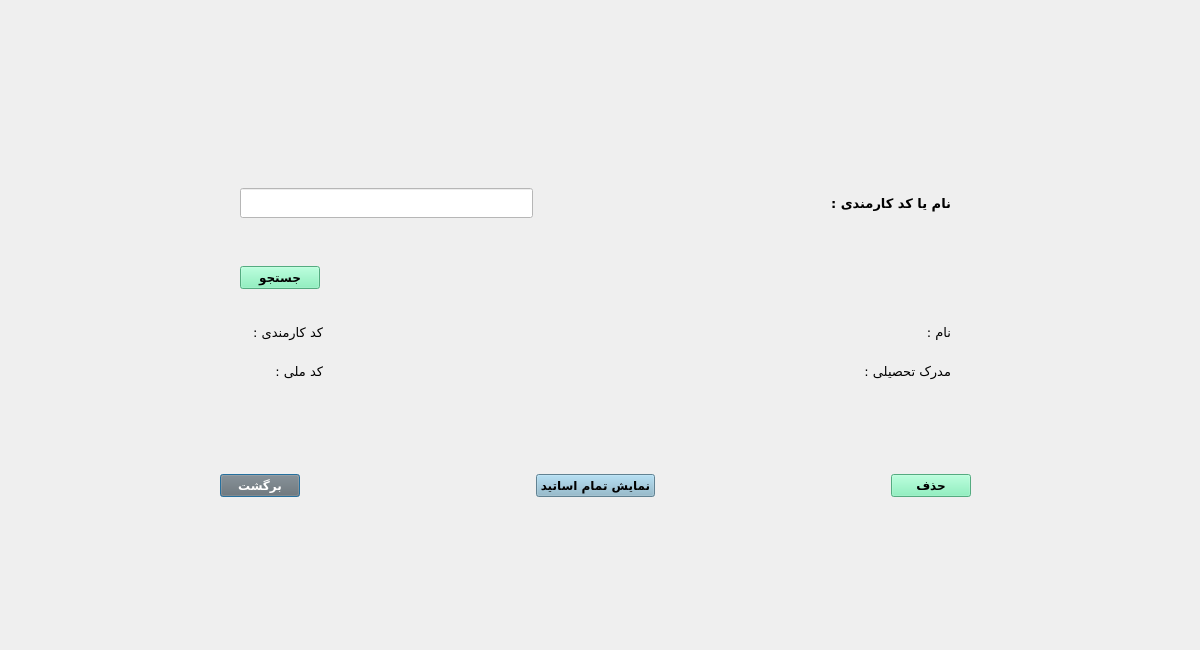
<?xml version="1.0" encoding="UTF-8"?>
<ui version="4.0">
 <class>RemoveTeacherDialog</class>
 <widget class="QDialog" name="RemoveTeacherDialog">
  <property name="geometry">
   <rect>
    <x>0</x>
    <y>0</y>
    <width>1200</width>
    <height>650</height>
   </rect>
  </property>
  <property name="windowTitle">
   <string>حذف استاد</string>
  </property>
  <widget class="QWidget" name="layoutWidget">
   <property name="geometry">
    <rect>
     <x>220</x>
     <y>450</y>
     <width>751</width>
     <height>71</height>
    </rect>
   </property>
   <layout class="QHBoxLayout" name="horizontalLayout">
    <item>
     <widget class="QPushButton" name="pushButton_back">
      <property name="font">
       <font>
        <family>B Nazanin</family>
        <pointsize>9</pointsize>
        <weight>75</weight>
        <bold>true</bold>
       </font>
      </property>
      <property name="styleSheet">
       <string notr="true">background-color: rgb(111, 111, 111);
color:white;</string>
      </property>
      <property name="text">
       <string>برگشت</string>
      </property>
     </widget>
    </item>
    <item>
     <spacer name="horizontalSpacer_2">
      <property name="orientation">
       <enum>Qt::Horizontal</enum>
      </property>
      <property name="sizeHint" stdset="0">
       <size>
        <width>40</width>
        <height>20</height>
       </size>
      </property>
     </spacer>
    </item>
    <item>
     <widget class="QPushButton" name="pushButton_showTeacher">
      <property name="font">
       <font>
        <family>B Nazanin</family>
        <pointsize>9</pointsize>
        <weight>75</weight>
        <bold>true</bold>
       </font>
      </property>
      <property name="styleSheet">
       <string notr="true">background-color: rgb(136, 182, 204)</string>
      </property>
      <property name="text">
       <string>نمایش تمام اساتید</string>
      </property>
     </widget>
    </item>
    <item>
     <spacer name="horizontalSpacer_3">
      <property name="orientation">
       <enum>Qt::Horizontal</enum>
      </property>
      <property name="sizeHint" stdset="0">
       <size>
        <width>40</width>
        <height>20</height>
       </size>
      </property>
     </spacer>
    </item>
    <item>
     <widget class="QPushButton" name="pushButton_remove">
      <property name="font">
       <font>
        <family>B Nazanin</family>
        <pointsize>9</pointsize>
        <weight>75</weight>
        <bold>true</bold>
       </font>
      </property>
      <property name="styleSheet">
       <string notr="true">background-color: rgb(118, 240, 179);</string>
      </property>
      <property name="text">
       <string>حذف</string>
      </property>
     </widget>
    </item>
   </layout>
  </widget>
  <widget class="QWidget" name="layoutWidget_2">
   <property name="geometry">
    <rect>
     <x>240</x>
     <y>167</y>
     <width>711</width>
     <height>221</height>
    </rect>
   </property>
   <layout class="QVBoxLayout" name="verticalLayout_6">
    <item>
     <layout class="QHBoxLayout" name="horizontalLayout_2">
      <item>
       <widget class="QLineEdit" name="lineEdit_teachCode">
        <property name="minimumSize">
         <size>
          <width>0</width>
          <height>30</height>
         </size>
        </property>
        <property name="font">
         <font>
          <pointsize>9</pointsize>
         </font>
        </property>
        <property name="styleSheet">
         <string notr="true">background-color: white;</string>
        </property>
       </widget>
      </item>
      <item>
       <spacer name="horizontalSpacer">
        <property name="orientation">
         <enum>Qt::Horizontal</enum>
        </property>
        <property name="sizeHint" stdset="0">
         <size>
          <width>40</width>
          <height>20</height>
         </size>
        </property>
       </spacer>
      </item>
      <item>
       <widget class="QLabel" name="label">
        <property name="font">
         <font>
          <family>B Titr</family>
          <pointsize>10</pointsize>
          <weight>75</weight>
          <bold>true</bold>
         </font>
        </property>
        <property name="text">
         <string>نام یا کد کارمندی :</string>
        </property>
       </widget>
      </item>
     </layout>
    </item>
    <item>
     <spacer name="horizontalSpacer_8">
      <property name="orientation">
       <enum>Qt::Horizontal</enum>
      </property>
      <property name="sizeHint" stdset="0">
       <size>
        <width>40</width>
        <height>20</height>
       </size>
      </property>
     </spacer>
    </item>
    <item>
     <layout class="QHBoxLayout" name="horizontalLayout_4">
      <item>
       <widget class="QPushButton" name="pushButton_search">
        <property name="font">
         <font>
          <family>B Nazanin</family>
          <pointsize>9</pointsize>
          <weight>75</weight>
          <bold>true</bold>
         </font>
        </property>
        <property name="styleSheet">
         <string notr="true">background-color: rgb(118, 240, 179)</string>
        </property>
        <property name="text">
         <string>جستجو</string>
        </property>
       </widget>
      </item>
      <item>
       <spacer name="horizontalSpacer_7">
        <property name="orientation">
         <enum>Qt::Horizontal</enum>
        </property>
        <property name="sizeHint" stdset="0">
         <size>
          <width>40</width>
          <height>20</height>
         </size>
        </property>
       </spacer>
      </item>
     </layout>
    </item>
    <item>
     <spacer name="horizontalSpacer_6">
      <property name="orientation">
       <enum>Qt::Horizontal</enum>
      </property>
      <property name="sizeHint" stdset="0">
       <size>
        <width>308</width>
        <height>20</height>
       </size>
      </property>
     </spacer>
    </item>
    <item>
     <layout class="QHBoxLayout" name="horizontalLayout_3">
      <item>
       <layout class="QVBoxLayout" name="verticalLayout_5">
        <item>
         <widget class="QLabel" name="label_teachCode">
          <property name="font">
           <font>
            <pointsize>9</pointsize>
           </font>
          </property>
          <property name="text">
           <string/>
          </property>
         </widget>
        </item>
        <item>
         <widget class="QLabel" name="label_nationalCode">
          <property name="font">
           <font>
            <pointsize>9</pointsize>
           </font>
          </property>
          <property name="text">
           <string/>
          </property>
         </widget>
        </item>
       </layout>
      </item>
      <item>
       <layout class="QVBoxLayout" name="verticalLayout">
        <item>
         <widget class="QLabel" name="label_8">
          <property name="font">
           <font>
            <family>B Koodak</family>
            <pointsize>10</pointsize>
            <weight>50</weight>
            <bold>false</bold>
           </font>
          </property>
          <property name="text">
           <string>کد کارمندی :</string>
          </property>
         </widget>
        </item>
        <item>
         <widget class="QLabel" name="label_6">
          <property name="font">
           <font>
            <family>B Koodak</family>
            <pointsize>10</pointsize>
            <weight>50</weight>
            <bold>false</bold>
           </font>
          </property>
          <property name="text">
           <string>کد ملی :</string>
          </property>
         </widget>
        </item>
       </layout>
      </item>
      <item>
       <layout class="QVBoxLayout" name="verticalLayout_2">
        <item>
         <spacer name="horizontalSpacer_4">
          <property name="orientation">
           <enum>Qt::Horizontal</enum>
          </property>
          <property name="sizeHint" stdset="0">
           <size>
            <width>40</width>
            <height>20</height>
           </size>
          </property>
         </spacer>
        </item>
        <item>
         <spacer name="horizontalSpacer_5">
          <property name="orientation">
           <enum>Qt::Horizontal</enum>
          </property>
          <property name="sizeHint" stdset="0">
           <size>
            <width>40</width>
            <height>20</height>
           </size>
          </property>
         </spacer>
        </item>
       </layout>
      </item>
      <item>
       <layout class="QVBoxLayout" name="verticalLayout_3">
        <item>
         <widget class="QLabel" name="label_name">
          <property name="font">
           <font>
            <pointsize>9</pointsize>
           </font>
          </property>
          <property name="text">
           <string/>
          </property>
         </widget>
        </item>
        <item>
         <widget class="QLabel" name="label_degree">
          <property name="font">
           <font>
            <pointsize>9</pointsize>
           </font>
          </property>
          <property name="text">
           <string/>
          </property>
         </widget>
        </item>
       </layout>
      </item>
      <item>
       <layout class="QVBoxLayout" name="verticalLayout_4">
        <item>
         <widget class="QLabel" name="label_2">
          <property name="font">
           <font>
            <family>B Koodak</family>
            <pointsize>10</pointsize>
            <weight>50</weight>
            <bold>false</bold>
           </font>
          </property>
          <property name="text">
           <string>نام :</string>
          </property>
         </widget>
        </item>
        <item>
         <widget class="QLabel" name="label_4">
          <property name="font">
           <font>
            <family>B Koodak</family>
            <pointsize>10</pointsize>
            <weight>50</weight>
            <bold>false</bold>
           </font>
          </property>
          <property name="text">
           <string>مدرک تحصیلی :</string>
          </property>
         </widget>
        </item>
       </layout>
      </item>
     </layout>
    </item>
   </layout>
  </widget>
 </widget>
 <tabstops>
  <tabstop>lineEdit_teachCode</tabstop>
  <tabstop>pushButton_search</tabstop>
  <tabstop>pushButton_remove</tabstop>
  <tabstop>pushButton_showTeacher</tabstop>
  <tabstop>pushButton_back</tabstop>
 </tabstops>
 <resources/>
 <connections>
  <connection>
   <sender>pushButton_back</sender>
   <signal>clicked()</signal>
   <receiver>RemoveTeacherDialog</receiver>
   <slot>close()</slot>
   <hints>
    <hint type="sourcelabel">
     <x>249</x>
     <y>482</y>
    </hint>
    <hint type="destinationlabel">
     <x>94</x>
     <y>464</y>
    </hint>
   </hints>
  </connection>
 </connections>
</ui>
